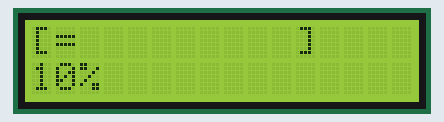
Simulated run of this sketch. Board: Arduino Uno, built with avr-gcc and run on an emulated ATmega328P. Shown: 16×2 character LCD.

Above: at 0.1 s.
At 3.1 s:
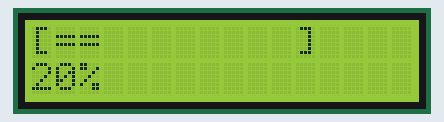
At 9.2 s:
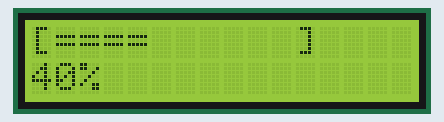
At 18.2 s:
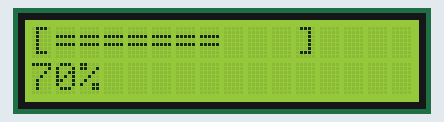
At 27.3 s:
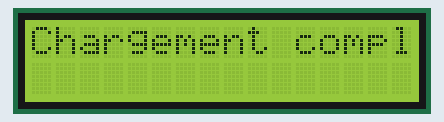
At 36.3 s:
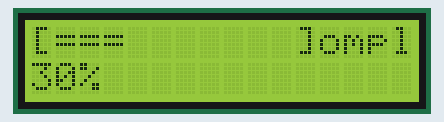

The sketch:

Job8.ino
```cpp
#include <LiquidCrystal_I2C.h>

LiquidCrystal_I2C lcd(0x27, 16, 2);
int rectangle = 1;

void drawRectangle() {
  lcd.setCursor(0,0);
  lcd.print("[");
  for(int i = 0; i < rectangle; i++) {
    lcd.print("=");
  }
  for(int i = rectangle; i < 10; i++) {
    lcd.print(" ");
  }
  lcd.print("]");

  lcd.setCursor(0,1);
  int percent = rectangle * 10;
  lcd.print(percent);
  lcd.print("%");
  if(rectangle == 10) {
    lcd.clear();
    lcd.setCursor(0,0);
    lcd.print("Chargement complet");
}
}

void setup() {
lcd.init();
lcd.backlight();
}

void loop() {
drawRectangle();
delay(3000);
rectangle++;
if(rectangle > 10) {
rectangle = 1;
}
}
```

Measured:
- what the display in image 1 shows lasts 3.0 s, from 3.1 s to 6.1 s
